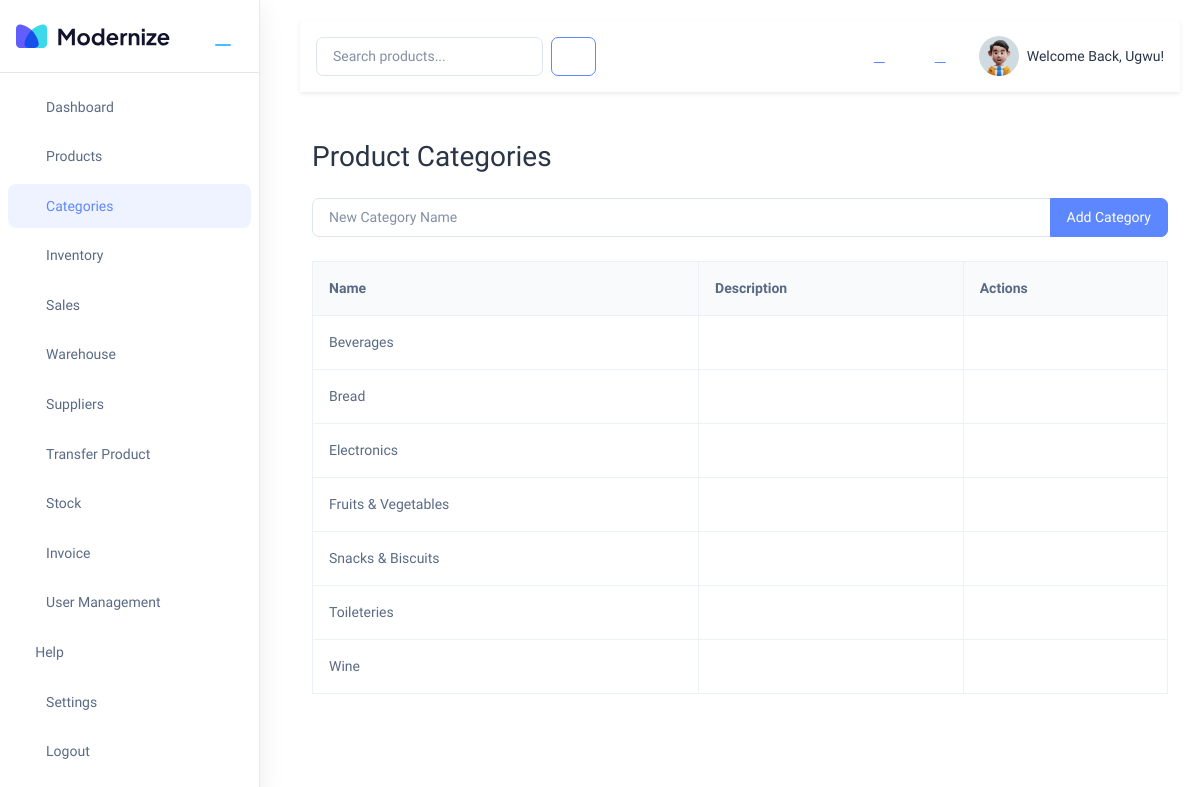
The app's page /products/categories/ (signed in), older data.
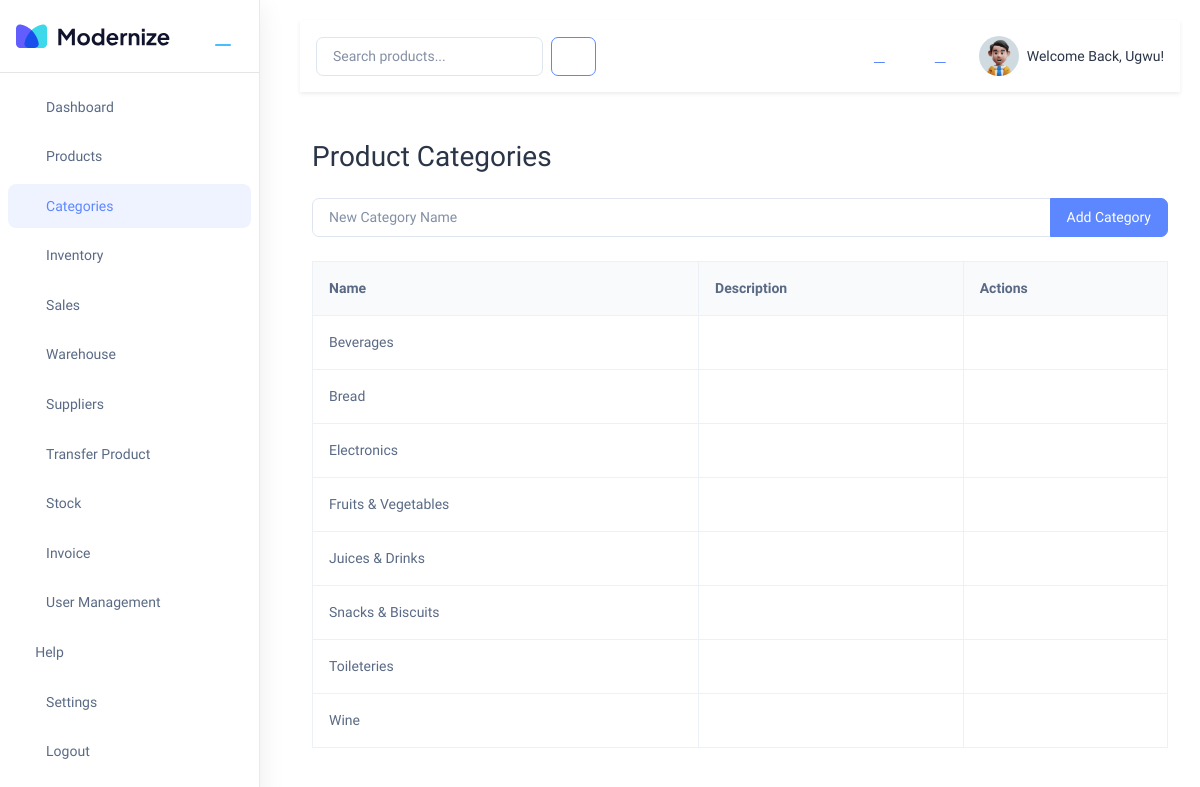
The same page, newer data.
### accounts/models.py (models this page shows, shortened)
class User(AbstractUser):
    phone_number = models.CharField(max_length=15, blank=True)
    address = models.TextField(blank=True)
    profile_picture = models.ImageField(upload_to='profiles/', blank=True, null=True)
    role = models.ForeignKey(
        Role,
        on_delete=models.SET_NULL,
        null=True,
        blank=True,
        related_name='users'
    )
    department = models.ForeignKey(
        Department,
        on_delete=models.SET_NULL,
        null=True,
        blank=True,
        related_name='users'
    )
    class Meta:
        permissions = [
            ("can_view_dashboard", "Can view dashboard"),
            ("can_manage_inventory", "Can manage inventory"),
            ("can_manage_sales", "Can manage sales"),
            ("can_manage_purchases", "Can manage purchases"),
            ("can_manage_users", "Can manage users"),
            ("can_view_reports", "Can view reports"),
            ("can_process_sales", "Can process sales"),
        ]

### products/models.py (models this page shows, shortened)
class Category(models.Model):
    name = models.CharField(max_length=100, unique=True)
    slug = models.SlugField(max_length=100, unique=True, blank=True)
    description = models.TextField(blank=True)
    created_at = models.DateTimeField(auto_now_add=True)
    updated_at = models.DateTimeField(auto_now=True)
    class Meta:
        verbose_name_plural = 'Categories'
        ordering = ['name']

### products/views.py (the view)
# urls.py: path('categories/', views.category_list, name='category_list'),
@login_required
def category_list(request):
    if request.method == 'POST':
        name = request.POST.get('name')
        if name:
            Category.objects.get_or_create(name=name)
    categories = Category.objects.all()
    return render(request, 'products/category_list.html', {'categories': categories})

### products/templates/products/category_list.html (shortened to what this page needs)
{% extends 'main/base.html' %}
{% load static %}
{% block extra_css %}
<link rel="stylesheet" href="{% static 'css/product-content.css' %}">
{% endblock %}
{% block body %}
<div class="container mt-5">
    <h2 class="mb-4">Product Categories</h2>
    <form method="post" class="mb-4" id="addCategoryForm">
        <div class="input-group">
            <input type="text" name="name" class="form-control" placeholder="New Category Name" required>
            <button class="btn btn-primary" type="submit">Add Category</button>
        </div>
    </form>
    <table class="table table-bordered">
        <thead>
            <tr>
                <th>Name</th>
                <th>Description</th>
                <th>Actions</th>
            </tr>
        </thead>
        <tbody>
            {% for category in categories %}
            <tr>
                <td>{{ category.name }}</td>
                <td>{{ category.description }}</td>
                <td></td>
            </tr>
            {% empty %}
            <tr><td colspan="3">No categories found.</td></tr>
            {% endfor %}
        </tbody>
    </table>
</div>
{% endblock %}

### main/templates/main/base.html (shortened to what this page needs)
{% load static %}
<!doctype html>
<html lang="en">
<head>
    <link rel="stylesheet" href="{% static 'libs/simplebar/dist/simplebar.min.css' %}" />
    <link rel="stylesheet" href="{% static 'css/styles.min.css' %}" />
    <link rel="stylesheet" href="{% static 'css/styles.css' %}" />
    <link rel="stylesheet" href="{% static 'css/sidebar-toggle.css' %}" />
    <link rel="stylesheet" href="{% static 'css/sidebar-submenu.css' %}">
    {% block extra_css %}{% endblock %}
</head>
<body>
    <div class="page-wrapper d-flex{% if not request.user.is_authenticated %} auth-layout{% endif %}" id="main-wrapper" data-sidebartype="full">
        {% if request.user.is_authenticated %}
            {% block navigation %}
            {% include 'main/includes/navigation.html' %}
            {% endblock %}
        {% endif %}
        <div class="body-wrapper flex-grow-1" id="shared-content-wrapper">
            {% if request.user.is_authenticated %}
            <header class="shared-header d-flex justify-content-between align-items-center gap-3 p-3 bg-white shadow-sm">
                <form class="d-flex gap-2" method="get" action="{% url 'products:product_list' %}" role="search">
                    <input class="form-control" name="search" type="search" placeholder="Search products..." aria-label="Search products">
                    <button class="btn btn-outline-primary" type="submit" aria-label="Search">
                        <i class="ti ti-search"></i>
                    </button>
                </form>
                <div class="d-flex align-items-center gap-3">
                    <a href="{% url 'accounts:settings' %}#notifications" class="btn btn-link" aria-label="Notifications"><i class="ti ti-bell"></i></a>
                    <a href="{% url 'accounts:settings' %}#messages" class="btn btn-link" aria-label="Messages"><i class="ti ti-mail"></i></a>
                    <a href="{% url 'accounts:settings' %}" class="d-flex align-items-center text-decoration-none text-dark">
                        {% if request.user.profile_picture %}
                        <img src="{{ request.user.profile_picture.url }}" alt="Profile" class="rounded-circle me-2" width="40" height="40">
                        {% else %}
                        <img src="{% static 'images/profile/user-1.jpg' %}" alt="Profile" class="rounded-circle me-2" width="40" height="40">
                        {% endif %}
                        <span>Welcome Back, {{ request.user.get_short_name|default:request.user.username }}!</span>
                    </a>
                </div>
            </header>
            {% endif %}
            {% block body %}{% endblock %}
        </div>
    </div>
</body>
</html>

### main/templates/main/includes/navigation.html (shortened to what this page needs)
{% load static %}
<aside class="left-sidebar flex-shrink-0">
        <div class="brand-logo d-flex align-items-center justify-content-between p-3">
            <a href="{% url 'main:index' %}" class="text-nowrap logo-img">
                <img src="{% static 'images/logos/dark-logo.svg' %}" width="160" alt="Mama's Mart">
            </a>
            <button type="button" class="btn btn-link sidebar-toggle" aria-label="Toggle sidebar">
                <i class="ti ti-menu-2"></i>
            </button>
        </div>
        <nav class="sidebar-nav px-2" id="sidebarnav">
            <a href="{% url 'main:index' %}" class="nav-link sidebar-link"><i class="ti ti-layout-dashboard me-2"></i><span>Dashboard</span></a>
            <a href="{% url 'products:product_list' %}" class="nav-link sidebar-link"><i class="ti ti-box me-2"></i><span>Products</span></a>
            <a href="{% url 'products:category_list' %}" class="nav-link sidebar-link"><i class="ti ti-category me-2"></i><span>Categories</span></a>
            <a href="{% url 'inventory:inventory_list' %}" class="nav-link sidebar-link"><i class="ti ti-stack me-2"></i><span>Inventory</span></a>
            <a href="{% url 'sales:index' %}" class="nav-link sidebar-link"><i class="ti ti-chart-bar me-2"></i><span>Sales</span></a>
            <a href="{% url 'inventory:warehouse' %}" class="nav-link sidebar-link"><i class="ti ti-building me-2"></i><span>Warehouse</span></a>
            <a href="{% url 'inventory:supplier' %}" class="nav-link sidebar-link"><i class="ti ti-truck me-2"></i><span>Suppliers</span></a>
            <a href="{% url 'inventory:transfer_product' %}" class="nav-link sidebar-link"><i class="ti ti-arrows-right-left me-2"></i><span>Transfer Product</span></a>
            <a href="{% url 'inventory:stock' %}" class="nav-link sidebar-link"><i class="ti ti-stack-2 me-2"></i><span>Stock</span></a>
            <a href="{% url 'inventory:invoice' %}" class="nav-link sidebar-link"><i class="ti ti-file-invoice me-2"></i><span>Invoice</span></a>
            <a href="{% url 'accounts:user_management' %}" class="nav-link sidebar-link"><i class="ti ti-users me-2"></i><span>User Management</span></a>
            <a href="{% url 'help:index' %}" class="nav-link sidebar-link"><span>Help</span></a>
            <a href="{% url 'accounts:settings' %}" class="nav-link sidebar-link"><i class="ti ti-settings me-2"></i><span>Settings</span></a>
            <a href="{% url 'accounts:logout' %}" class="nav-link sidebar-link"><i class="ti ti-logout me-2"></i><span>Logout</span></a>
        </nav>
    </aside>

### static/css/sidebar-toggle.css (style rules this page uses)
[data-sidebartype="full"] .left-sidebar { width: 260px; flex: 0 0 260px; box-shadow: 0 7px 25px rgba(0, 0, 0, 0.08); }
.sidebar-nav { display: flex; flex-direction: column; gap: 0.35rem; padding-top: 0.75rem; }
.sidebar-nav > .sidebar-link { display: flex; align-items: center; gap: 0.35rem; min-height: 2.75rem; padding: 0.65rem 0.85rem; border-radius: 0.5rem; white-space: nowrap; }
.brand-logo { padding: 15px 15px; border-bottom: 1px solid rgba(0, 0, 0, 0.1); }
.brand-logo .sidebar-toggle { width: 40px; height: 40px; display: flex; align-items: center; justify-content: center; border-radius: 10px; cursor: pointer; color: var(--bs-secondary); transition: all 0.2s ease; }
.brand-logo .sidebar-toggle i { transition: transform 0.3s ease; font-size: 1.25rem; }
.sidebar-toggle .ti-menu-2 { cursor: pointer; transition: transform 0.3s ease; }
[data-sidebartype="full"] .sidebar-nav .hide-menu, [data-sidebartype="full"] .sidebar-nav .nav-small-cap, [data-sidebartype="full"] .logo-img img { display: block; opacity: 1; }
.left-sidebar, .logo-img img, .sidebar-nav .hide-menu, .sidebar-nav .nav-small-cap, .body-wrapper { transition: all 0.3s ease; }
.body-wrapper { min-width: 0; transition: margin-left 0.3s ease; }
#main-wrapper { display: flex !important; flex-direction: row !important; align-items: stretch; width: 100%; gap: 1.25rem; overflow: hidden; }
#main-wrapper > .left-sidebar { position: relative !important; inset: auto !important; top: auto !important; left: auto !important; flex: 0 0 260px; width: 260px; height: 100vh; z-index: 1; }
#main-wrapper > .body-wrapper { position: relative !important; flex: 1 1 auto; min-width: 0; width: auto; margin: 0 !important; z-index: 0; }
#main-wrapper { gap: 1.25rem; }

### static/css/sidebar-submenu.css (style rules this page uses)
.sidebar-link.active, .sidebar-link:hover { color: #5D87FF; background-color: rgba(93, 135, 255, 0.1); }

### static/css/product-content.css (style rules this page uses)
.table { margin-bottom: 0; }
.table th { font-weight: 600; background-color: #f8fafc; padding: 1rem; white-space: nowrap; }
.table td { padding: 1rem; vertical-align: middle; }

Row changes from the older to the newer data that the page shows:
added Category: name "Juices & Drinks"
